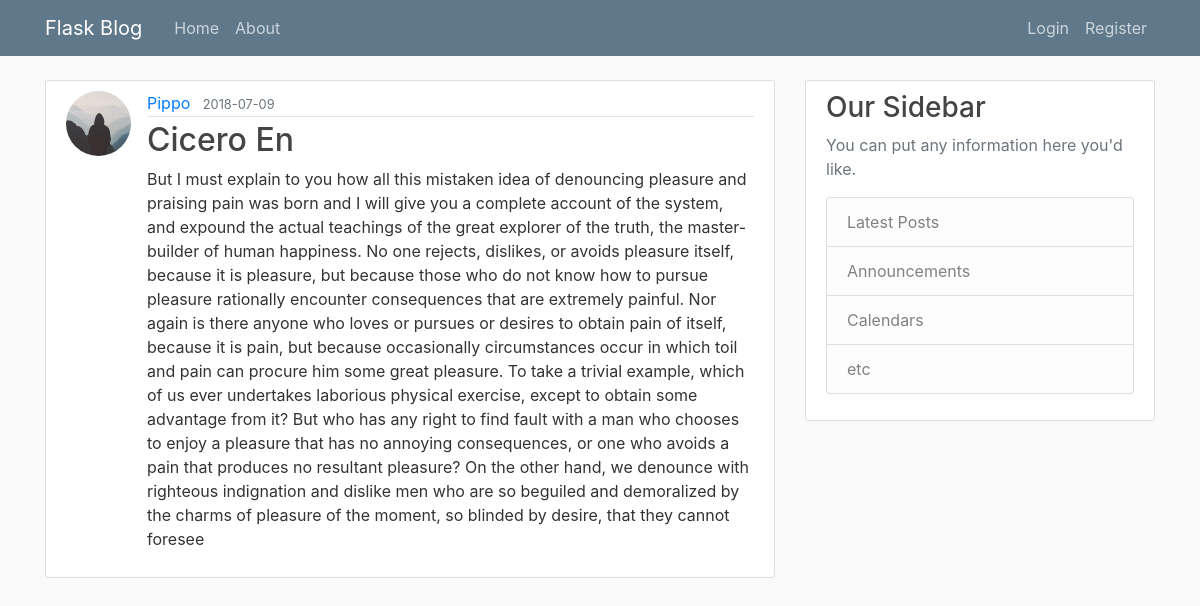
Screenshot of /post/3 with the database file from the repository.
### flaskblog/models.py (models this page shows, shortened)
class User(db.Model, UserMixin):
    id = db.Column(db.Integer, primary_key = True)
    username = db.Column(db.String(20), unique = True, nullable = False)
    email = db.Column(db.String(120), unique=True, nullable=False)
    image_file = db.Column(db.String(20), nullable=False, default='default.jpg')
    password = db.Column(db.String(60), nullable = False)
    posts = db.relationship('Post', backref='author', lazy=True)

class Post(db.Model):
    id = db.Column(db.Integer, primary_key=True)
    title = db.Column(db.String(100), nullable=False)
    date_posted = db.Column(db.DateTime, nullable=False, default=datetime.utcnow)
    content = db.Column(db.Text, nullable = False)
    user_id = db.Column(db.Integer, db.ForeignKey('user.id'), nullable=False)

### flaskblog/posts/routes.py (the view)
@posts.route('/post/<int:post_id>')
def post(post_id):
    post = Post.query.get_or_404(post_id)
    return render_template("post.html", title=post.title, post=post)

### flaskblog/templates/post.html (shortened to what this page needs)
{% extends "layout.html" %}
{% block content %}
    <article class="media content-section">
      <img src="{{ url_for('static', filename='profile_pics/' + post.author.image_file) }}" class="rounded-circle article-img">
      <div class="media-body">
        <div class="article-metadata">
          <a class="mr-2" href="{{ url_for('users.user_posts', username=post.author.username) }}">{{ post.author.username }}</a>
          <small class="text-muted">{{ post.date_posted.strftime('%Y-%m-%d') }}</small>
        </div>
        <h2 class="article-title">{{ post.title }}</h2>
        <p class="article-content">{{ post.content }}</p>
      </div>
    </article>
{% endblock content %}

### flaskblog/static/main.css (style rules this page uses)
body { background: #fafafa; color: #333333; margin-top: 5rem; }
h1, h2, h3, h4, h5, h6 { color: #444444; }
.content-section { background: #ffffff; padding: 10px 20px; border: 1px solid #dddddd; border-radius: 3px; margin-bottom: 20px; }
.article-title { color: #444444; }
.article-content { white-space: pre-line; }
.article-img { height: 65px; width: 65px; margin-right: 16px; }
.article-metadata { padding-bottom: 1px; margin-bottom: 4px; border-bottom: 1px solid #e3e3e3 }

### rows the page displays
User: image_file (placeholder picture), author.username "Pippo"
Post: date_posted "2018-07-09", title "Cicero En", content "But I must explain to you how all this mistaken idea of denouncing pleasure and praising pain was born and I will give you a complete account of the system, and expound the actual teachings of the great explorer of the truth, the master-builder of human happiness. No one rejects, dislikes, or avoids pleasure itself, because it is pleasure, but because those who do not know how to pursue pleasure rationally encounter consequences that are extremely painful. Nor again is there anyone who loves or pursues or desires to obtain pain of itself, because it is pain, but because occasionally circumstances occur in which toil and pain can procure him some great pleasure. To take a trivial example,…"
